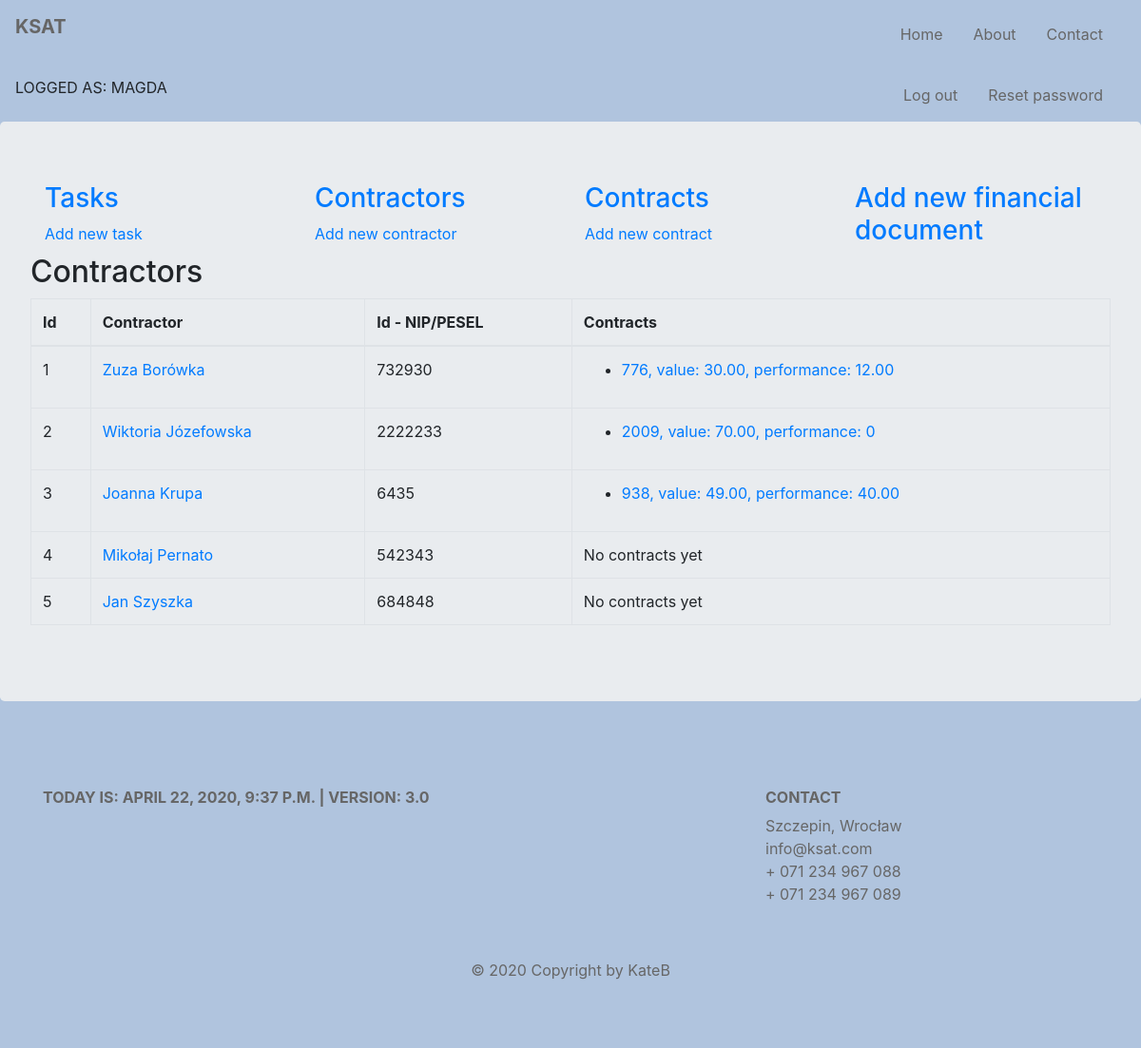
Before: /ksat/contractors/ (signed in) with the older database file.
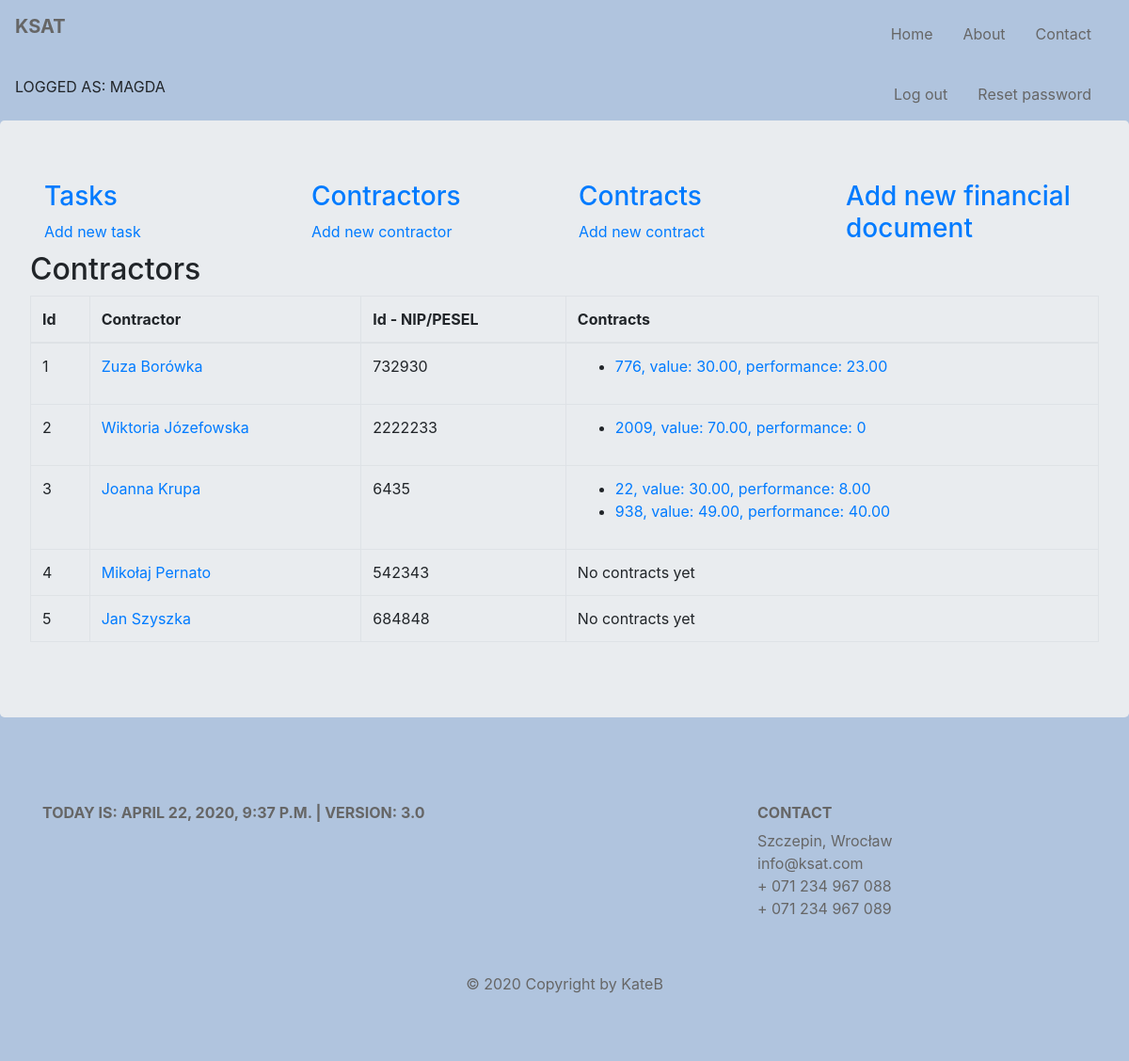
After: the same page with the newer database file.
### budget/models.py (models this page shows, shortened)
class Contractor(models.Model):
    name = models.CharField(max_length=128)
    last_name = models.CharField(max_length=128)
    num = models.SmallIntegerField(blank=True)
    def get_absolute_url(self):
        return reverse('budget:contractor_details', kwargs={'contractor_id': self.pk})
    def __str__(self):
        return f'{self.name} {self.last_name}'
    class Meta:
        default_related_name = 'contractors'
        ordering = ('last_name',)
        verbose_name = 'contractor'

class Contract(models.Model):
    number = models.CharField(max_length=128, unique=True)
    date = models.DateField()
    task = models.ForeignKey(Task, on_delete=models.CASCADE, related_name='contracts', related_query_name='contract')
    contractor = models.ForeignKey(Contractor, default=None, on_delete=models.CASCADE, related_name='contracts',
                                   related_query_name='contract')
    article = models.ManyToManyField(Articles, through='ContractArticle')
    def contract_value(self):
        value = ContractArticle.objects.filter(contract=self).aggregate(total=Sum('value'))['total']
        if value:
            return round(value, 2)
        return 0
    def contract_performance(self):
        fin_docs = FinancialDocument.objects.filter(contract=self)
        performance = 0
        for fin_doc in fin_docs:
            performance += fin_doc.fin_doc_value()
        return round(performance, 2)
    class Meta:
        default_related_name = 'contract'
        ordering = ('number', 'contractor')
        verbose_name = 'contract'

class FinancialDocument(models.Model):
    contract = models.ForeignKey(Contract, on_delete=models.CASCADE, related_name='fds', related_query_name='fd')
    contractor = models.ForeignKey(Contractor, default=None, on_delete=models.CASCADE, related_name='fds',
                                   related_query_name='fd')
    number = models.CharField(max_length=64, default=None)
    date = models.DateField()
    payment_date1 = models.DateField(blank=True, null=True)
    payment_date2 = models.DateField(blank=True, null=True)
    article = models.ManyToManyField(Articles, through='FinDocumentArticle')
    def fin_doc_value(self):
        value = FinDocumentArticle.objects.filter(fin_doc=self).aggregate(total=Sum('value'))['total']
        if value:
            return round(value, 2)
        return 0
    class Meta:
        default_related_name = 'fds'
        verbose_name = 'finacial_doc'

### budget/views.py (the view)
# urls.py: path('contractors/', views.ContractorView.as_view(), name='contractors'),
class ContractorView(LoginRequiredMixin, ListView):
    login_url = reverse_lazy('budget:login')
    model = Contractor
    template_name = 'budget/contractors.html'
    context_object_name = 'contractors'

### budget/my_context_processor.py (called while the page is built)
def cp(request):
    ctx = {
        "now": django.utils.timezone.now(),
        "version": "3.0"
    }
    return ctx

def recaptcha_site_key(request):
    return {'RECAPTCHA_SITE_KEY': settings.RECAPTCHA_SITE_KEY}

### budget/templates/budget/contractors.html (shortened to what this page needs)
{% extends 'base.html' %}
{% block content %}
    {{ block.super }}
    <h2>Contractors</h2>
    <table class="table table-bordered">
        <thead>
        <tr>
            <th scope="col">Id</th>
            <th scope="col">Contractor</th>
            <th scope="col">Id - NIP/PESEL</th>
            <th scope="col">Contracts</th>
        </tr>
        </thead>
        <tbody>
        {% for contractor in contractors %}
            <tr>
                <td>{{ forloop.counter }}</td>
                <td><a href="{{ contractor.get_absolute_url }}">{{ contractor }}</a></td>
                <td>{{ contractor.num }}</td>
                <td>{% if contractor.contracts.all %}
                 <ul>   {% for contract in  contractor.contracts.all %}
                            <li><a href="{% url 'budget:contract_details' contract.id %}">{{ contract.number }},
                                value: {{ contract.contract_value }},
                                performance: {{ contract.contract_performance }}</a></li>
                    {% endfor %}</ul>
                {% else %}
                    No contracts yet
                {% endif %}</td>
            </tr>
        {% endfor %}
        </tbody>
    </table>
{% endblock %}

Changed rows visible on the page:
computed for Contract (number 1 of 4 on the later page): contract_performance "12.00" → "23.00"
added Contract: number "22", contract_value "30.00", contract_performance "8.00", shown under Contractor "Joanna Krupa"
